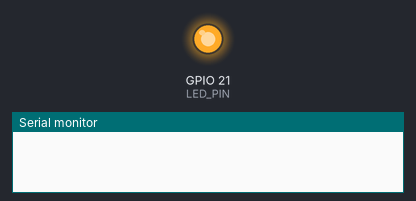
Recording of a sketch running on a simulated Seeed XIAO ESP32-S3. Shown: output pins drawn as LEDs (lit = HIGH), the last lines printed to the serial monitor. WiFi joins after 1.5 s; servers stay silent unless stated; a WiFi scan finds three made-up networks; the camera gives no picture; not simulated (calls return 0 or success): ../../secrets/wifi_secrets.h.

Above: at 0.1 s.
At 8.4 s:
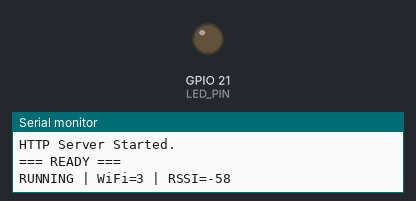
Timing chart, 0 to 9.9 s (numbered marks = the images above):
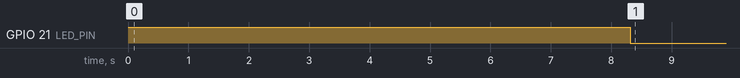

The sketch:

sta_camera.ino
```cpp
#include "esp_camera.h"
#include <WiFi.h>
#include "../../secrets/wifi_secrets.h"
// ★ 既存のWi-Fi設定
 const char* ssid = WIFI_SSID;
 const char* password = WIFI_PASSWORD;


// XIAO ESP32S3 内蔵LED (Yellow)
#define LED_PIN 21

// カメラピン定義 (XIAO ESP32S3 Sense)
#define PWDN_GPIO_NUM     -1
#define RESET_GPIO_NUM    -1
#define XCLK_GPIO_NUM     10
#define SIOD_GPIO_NUM     40
#define SIOC_GPIO_NUM     39
#define Y9_GPIO_NUM       48
#define Y8_GPIO_NUM       11
#define Y7_GPIO_NUM       12
#define Y6_GPIO_NUM       14
#define Y5_GPIO_NUM       16
#define Y4_GPIO_NUM       18
#define Y3_GPIO_NUM       17
#define Y2_GPIO_NUM       15
#define VSYNC_GPIO_NUM    38
#define HREF_GPIO_NUM     47
#define PCLK_GPIO_NUM     13

WiFiServer server(80);

void setup() {
  pinMode(LED_PIN, OUTPUT);
  digitalWrite(LED_PIN, HIGH); // LED OFF (Active LOW)

  Serial.begin(115200);
  delay(3000); // 起動待ち
  Serial.println("\n\n=== XIAO STA MODE ===");

  if(psramFound()){
    Serial.println("PSRAM: Found (OK)");
  } else {
    Serial.println("PSRAM: NOT FOUND (ERROR)");
  }

  camera_config_t config;
  config.ledc_channel = LEDC_CHANNEL_0;
  config.ledc_timer = LEDC_TIMER_0;
  config.pin_d0 = Y2_GPIO_NUM;
  config.pin_d1 = Y3_GPIO_NUM;
  config.pin_d2 = Y4_GPIO_NUM;
  config.pin_d3 = Y5_GPIO_NUM;
  config.pin_d4 = Y6_GPIO_NUM;
  config.pin_d5 = Y7_GPIO_NUM;
  config.pin_d6 = Y8_GPIO_NUM;
  config.pin_d7 = Y9_GPIO_NUM;
  config.pin_xclk = XCLK_GPIO_NUM;
  config.pin_pclk = PCLK_GPIO_NUM;
  config.pin_vsync = VSYNC_GPIO_NUM;
  config.pin_href = HREF_GPIO_NUM;
  config.pin_sscb_sda = SIOD_GPIO_NUM;
  config.pin_sscb_scl = SIOC_GPIO_NUM;
  config.pin_pwdn = PWDN_GPIO_NUM;
  config.pin_reset = RESET_GPIO_NUM;
  config.xclk_freq_hz = 20000000;
  config.pixel_format = PIXFORMAT_JPEG;
  config.frame_size = FRAMESIZE_QVGA;
  config.jpeg_quality = 12;
  config.fb_count = 1;

  Serial.print("Camera init... ");
  if (esp_camera_init(&config) != ESP_OK) {
    Serial.println("FAILED!");
    while(1) { // 失敗時：点滅
      digitalWrite(LED_PIN, LOW); delay(100);
      digitalWrite(LED_PIN, HIGH); delay(100);
    }
  }
  Serial.println("OK");

  // Wi-Fi設定のリセット
  Serial.println("WiFi Resetting...");
  Serial.print("MAC=");
  Serial.println(WiFi.macAddress());
  WiFi.mode(WIFI_STA);
 WiFi.mode(WIFI_STA);

  WiFi.disconnect(true, true);
  delay(3000);

  Serial.println("START CONNECT");

  WiFi.begin(ssid, password);

  // 周辺ネットワークのスキャン
  Serial.println("SCAN START");
  int n = WiFi.scanNetworks();
  Serial.printf("FOUND=%d\n", n);
  if (n > 0) {
    Serial.printf(
      "TARGET_CANDIDATE: SSID=%s RSSI=%d CH=%d\n",
      WiFi.SSID(0).c_str(),
      WiFi.RSSI(0),
      WiFi.channel(0)
    );
  }
  for (int i = 0; i < n; i++) {
    Serial.printf(
      "%d: %s RSSI=%d CH=%d\n",
      i,
      WiFi.SSID(i).c_str(),
      WiFi.RSSI(i),
      WiFi.channel(i)
    );
  }

  // Wi-Fi接続
  Serial.printf("Connecting to %s... ", ssid);
  WiFi.begin(ssid, password);

  int retry = 0;
  while (WiFi.status() != WL_CONNECTED && retry < 30) {
    delay(500);
    Serial.print(".");
    Serial.print(" retry=");
    Serial.print(retry);
    Serial.print(" status=");
    Serial.println(WiFi.status());
    digitalWrite(LED_PIN, !digitalRead(LED_PIN)); // Wi-Fi接続中：ゆっくり点滅
    retry++;
  }

  if (WiFi.status() == WL_CONNECTED) {
    Serial.println("\nWiFi Connected!");
    Serial.print("IP Address: ");
    Serial.println(WiFi.localIP());
    digitalWrite(LED_PIN, LOW); // 成功：LED常時点灯
  } else {
    Serial.println("\nWiFi Failed!");
    digitalWrite(LED_PIN, HIGH); // 失敗：LED消灯
  }

  server.begin();
  Serial.println("HTTP Server Started.");
  Serial.println("=== READY ===");
}

void loop() {
  static unsigned long last_log = 0;
  if (millis() - last_log > 5000) {
    last_log = millis();
    Serial.printf("RUNNING | WiFi=%d | RSSI=%d\n", WiFi.status(), WiFi.RSSI());
  }

  WiFiClient client = server.available();
  if (client) {
    Serial.println("CLIENT CONNECTED");
    String currentLine = "";
    while (client.connected()) {
      if (client.available()) {
        char c = client.read();
        if (c == '\n') {
          if (currentLine.length() == 0) {
            client.println("HTTP/1.1 200 OK");
            client.println("Content-Type: multipart/x-mixed-replace; boundary=frame");
            client.println();
            while (client.connected()) {
              camera_fb_t * fb = esp_camera_fb_get();
              if (!fb) { delay(1); continue; }
              client.println("--frame");
              client.println("Content-Type: image/jpeg");
              client.print("Content-Length: ");
              client.println(fb->len);
              client.println();
              client.write(fb->buf, fb->len);
              client.println();
              esp_camera_fb_return(fb);
              delay(50);
            }
            break;
          } else {
            currentLine = "";
          }
        } else if (c != '\r') {
          currentLine += c;
        }
      }
    }
    client.stop();
  }
}
```
